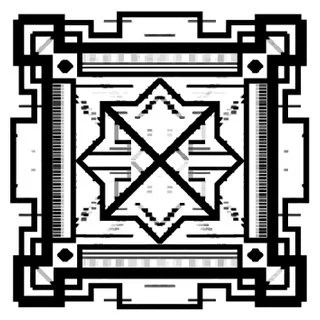
#> input picture Input_image.jpg, 320 x 320 px
$ jupyter execute Mathematical_Morphology_Image_Processing.ipynb
#> lines starting #> are read from the running program, lines starting #| are printed output that depends on the picture; after the words box and inside, x2 and y2 are one past the last pixel; in counts of white or black regions, pixels touching at a corner belong together
# Mathematical Morphological Image Processing

A custom Python implementation of **binary mathematical morphology** for image processing, based on the methodology presented in the reference paper:

> **A Study on Image Processing Using Mathematical Morphological**
> K. A. M. Said and A. B. Jambek, 2016 3rd International Conference on Electronic Design (ICED).

## Reference Method

The primary implementation follows the paper's binary mathematical morphology workflow:

**Input Image → Grayscale → Binary Image → Structuring Element (SE) → Erosion → Dilation → Opening → Closing → White Top-Hat → Black Top-Hat → Mathematical Morphological Output → SE Comparison**

The main mathematical operations are defined as:

* **Opening** = Erosion followed by Dilation
* **Closing** = Dilation followed by Erosion
* **White Top-Hat (WTH)** = `IM − Opening`
* **Black Top-Hat (BTH)** = `Closing − IM`
* **Final Morphological Output** = `IM + WTH − BTH`

The reference paper applies the morphological operations to a **binary image** using rectangular structuring elements and evaluates several SE configurations, including **3 × 8, 4 × 8, 5 × 8, and 6 × 8**. A **4 × 8 rectangular SE** is selected in the paper for its particular input image.

## Implementation

The core morphological operations are implemented using **custom Python functions** rather than existing built-in morphology operations.

The implementation does not use:

* OpenCV erosion or dilation functions
* OpenCV morphological operations
* SciPy binary morphology
* `sliding_window_view`
* `einsum`

for the core erosion and dilation implementation.

The morphology operations are implemented directly using the structuring element and pixel-level logical operations, providing explicit control over the algorithm.

## Processing Modes

Two processing configurations are available:

### 1. Reference / Binary Mode

The primary mode follows the **binary mathematical morphology workflow described in the reference paper**.

It includes:

* Custom grayscale conversion
* Custom Otsu thresholding
* Binary image generation
* Rectangular structuring element
* Custom erosion
* Custom dilation
* Opening
* Closing
* White Top-Hat
* Black Top-Hat
* Final morphological recombination
* Structuring-element comparison

### 2. Adaptive / Grayscale Extension

An additional engineering extension is provided for broader experimentation.

This mode:

* Preserves the same morphological concepts
* Supports grayscale intensity information
* Allows dynamically selected structuring-element dimensions
* Provides an alternative configuration for images with different resolutions

This grayscale/adaptive functionality is an **extension of the implementation** and is not presented as a claim about the methodology used in the reference paper.

## Purpose

The project demonstrates how fundamental mathematical morphology operations can be implemented **from scratch**, while maintaining a clear connection between the mathematical definitions, algorithmic implementation, experimental configuration, and resulting image transformations.

## 1. Method / Technique Applied

### 1.1 Binary Mathematical Morphology

The primary implementation uses **binary mathematical morphology**, where:

* Background = `0`
* Foreground = `1`

For each active position of the structuring element (SE), **erosion** requires all corresponding image pixels to be foreground, while **dilation** requires at least one corresponding image pixel to be foreground.

The compound morphological operations are:

```text
Opening = Erosion → Dilation

Closing = Dilation → Erosion
```

The top-hat transformations are:

```text
White Top-Hat = Input − Opening

Black Top-Hat = Closing − Input
```

The final morphological expression follows the reference paper:

```text
Output = Input + White Top-Hat − Black Top-Hat
```

For binary input, this recombination can reconstruct the original binary image. Therefore, the intermediate results—particularly erosion, dilation, opening, closing, WTH, and BTH—are important for observing the structural effects produced by the selected SE.

### 1.2 Structuring Element Strategy

The implementation supports two structuring-element configurations:

* **Paper SE:** a fixed `4 × 8` rectangular SE corresponding to the primary configuration used in the reference paper.
* **Adaptive SE:** a dynamically derived rectangular SE based on the input image dimensions while maintaining approximately the same `1:2` height-to-width relationship.

The adaptive configuration also applies size bounds to prevent excessively large structuring elements when processing very small or very large images.

The fixed **4 × 8** configuration is used as the primary paper-oriented setting, while adaptive selection is provided as an additional engineering feature for reusable image processing.

### 1.3 Grayscale Morphology Extension

The implementation also provides an optional grayscale morphology mode.

For grayscale images:

* **Erosion** uses the minimum intensity value among the active SE positions.
* **Dilation** uses the maximum intensity value among the active SE positions.

Unlike binary processing, grayscale morphology preserves continuous intensity information that would otherwise be discarded during binarization. This allows opening, closing, White Top-Hat, and Black Top-Hat operations to be explored directly in the intensity domain.

The grayscale and adaptive functionality is explicitly treated as an **implementation extension** and is separate from the primary binary morphology workflow used for reproducing the reference method.

## 2. Required Image / Input

The notebook accepts a **user-selected input image** rather than depending on a fixed filename such as `Input_image.jpg`. The input is detected and processed automatically after upload.

### Supported Formats

The implementation supports common image formats, including:

* JPEG / JPG
* PNG
* BMP
* TIFF / TIF
* WEBP

### Colab Input

In Google Colab, run the input cell and upload any supported image. The notebook automatically detects the uploaded filename and uses it as the processing input.

### Local / Jupyter Input

For local or Jupyter execution, set `LOCAL_IMAGE_PATH` to the desired image path and configure:

```text
USE_COLAB_UPLOAD = False
```

This allows the same implementation to be used outside Google Colab without modifying the core processing functions.

### Image Resolution

The implementation does not require a fixed image resolution. The input dimensions are detected automatically.

When adaptive SE selection is enabled, the structuring element is derived from the image dimensions while maintaining the intended aspect-ratio relationship and applying appropriate size bounds.

### Reproducibility

For reproduction of the primary reference-paper configuration, use:

```text
SE_MODE = "paper"
PAPER_SE = (4, 8)
PROCESSING_MODE = "binary"
```

This configuration uses the fixed **4 × 8 rectangular structuring element** and binary processing mode, providing a consistent baseline for reproducing the main experiment.

[cell 1]
# ============================================================
# 3. Environment and Configuration
# ============================================================

from pathlib import Path
from typing import Dict, Tuple, Optional

import numpy as np
import matplotlib.pyplot as plt
from PIL import Image

# -----------------------------
# Input configuration
# -----------------------------

USE_COLAB_UPLOAD = True

# Used when USE_COLAB_UPLOAD = False.
LOCAL_IMAGE_PATH = Path("Input_image.jpg")

# -----------------------------
# Processing configuration
# -----------------------------

# "binary"    -> reference-paper workflow
# "grayscale" -> intensity-domain extension
PROCESSING_MODE = "binary"

# "paper"     -> exact 4 x 8 SE from the reference paper
# "adaptive"  -> dynamically derived from image dimensions
SE_MODE = "paper"

PAPER_SE = (4, 8)

# Adaptive SE configuration.
# The reference SE has a 1:2 height:width ratio.
ADAPTIVE_HEIGHT_RATIO = 0.006
ADAPTIVE_MIN_HEIGHT = 3
ADAPTIVE_MAX_HEIGHT = 31
ADAPTIVE_WIDTH_RATIO = 2.0

# Comparison required by the reference experiment.
REFERENCE_SE_CANDIDATES = [
    (3, 8),
    (4, 8),
    (5, 8),
    (6, 8),
]

# -----------------------------
# Numerical / visualization
# -----------------------------

DISPLAY_MAX_SIDE = 1400

SUPPORTED_EXTENSIONS = {
    ".jpg", ".jpeg", ".png", ".bmp",
    ".tif", ".tiff", ".webp"
}

print("Configuration loaded.")
print(f"Processing mode : {PROCESSING_MODE}")
print(f"SE mode         : {SE_MODE}")

[cell 2]
# ============================================================
# 4. Input Handling
# ============================================================

def upload_image_from_colab() -> Path:
    """
    Upload an image interactively in Google Colab.

    The user selects the file; no hardcoded filename is required.
    """
    try:
        from google.colab import files
    except ImportError as exc:
        raise RuntimeError(
            "Colab upload is enabled, but this notebook is not running "
            "inside Google Colab. Set USE_COLAB_UPLOAD = False for local use."
        ) from exc

    uploaded = files.upload()
#> the answer given: Input_image.jpg

    if not uploaded:
        raise ValueError("No image was uploaded.")

    uploaded_names = [
        name for name in uploaded
        if Path(name).suffix.lower() in SUPPORTED_EXTENSIONS
    ]

    if not uploaded_names:
        raise ValueError(
            "No supported image file was uploaded. "
            f"Supported extensions: {sorted(SUPPORTED_EXTENSIONS)}"
        )

    # Deterministic selection if multiple valid images are uploaded.
    selected_name = sorted(uploaded_names)[0]
    return Path(selected_name)


def resolve_input_path() -> Path:
    """
    Resolve the input image from Colab upload or local configuration.
    """
    if USE_COLAB_UPLOAD:
        path = upload_image_from_colab()
    else:
        path = Path(LOCAL_IMAGE_PATH)

    if not path.exists():
        raise FileNotFoundError(f"Image not found: {path}")

    if path.suffix.lower() not in SUPPORTED_EXTENSIONS:
        raise ValueError(
            f"Unsupported image format: {path.suffix}. "
            f"Supported extensions: {sorted(SUPPORTED_EXTENSIONS)}"
        )

    return path


def load_rgb_image(path: Path) -> np.ndarray:
    """
    Load an image as an RGB uint8 array.

    PIL is used only for file decoding. Morphological processing
    is implemented separately by this notebook.
    """
    with Image.open(path) as image:
#> image is the input picture: PIL image 320x320 RGB; min 0, max 255, mean 156.6
        rgb = image.convert("RGB")
        array = np.asarray(rgb, dtype=np.uint8)

    if array.ndim != 3 or array.shape[2] != 3:
        raise ValueError("Decoded image is not a valid RGB image.")

    return array


def rgb_to_grayscale(rgb: np.ndarray) -> np.ndarray:
    """
    Convert RGB to grayscale using the standard luminance coefficients.

    This conversion is implemented directly rather than using an
    image-processing library conversion function.
    """
    rgb = np.asarray(rgb)

    if rgb.ndim != 3 or rgb.shape[2] != 3:
        raise ValueError("RGB input must have shape (height, width, 3).")

    rgb_float = rgb.astype(np.float32)

    gray = (
        0.299 * rgb_float[:, :, 0]
        + 0.587 * rgb_float[:, :, 1]
        + 0.114 * rgb_float[:, :, 2]
    )

    return np.clip(np.rint(gray), 0, 255).astype(np.uint8)


IMAGE_PATH = resolve_input_path()
RGB_IMAGE = load_rgb_image(IMAGE_PATH)
GRAY_IMAGE = rgb_to_grayscale(RGB_IMAGE)

print(f"Input file      : {IMAGE_PATH.name}")
print(f"Image dimensions: {GRAY_IMAGE.shape[0]} × {GRAY_IMAGE.shape[1]}")
#| Image dimensions: 320 × 320
print(f"Color channels  : {RGB_IMAGE.shape[2]}")
#| Color channels  : 3

[cell 3]
# ============================================================
# 5. Custom Otsu Thresholding
# ============================================================

def otsu_threshold(gray: np.ndarray) -> int:
    """
    Compute Otsu's global threshold from scratch.

    No OpenCV/scikit-image threshold function is used.

    Returns an integer threshold in [0, 255].
    """
    gray = np.asarray(gray)

    if gray.ndim != 2:
        raise ValueError("Otsu thresholding requires a 2D grayscale image.")

    if gray.dtype != np.uint8:
        gray = np.clip(gray, 0, 255).astype(np.uint8)

    histogram = np.bincount(
        gray.ravel(),
        minlength=256
    ).astype(np.float64)
#> histogram = 256 values, max 28517 at index 255, min 45 at index 123, mean 400

    total_pixels = gray.size
    intensity_levels = np.arange(256, dtype=np.float64)

    total_weighted_sum = np.sum(
        intensity_levels * histogram
    )
#> total_weighted_sum = 16033122

    background_weight = 0.0
    background_sum = 0.0

    best_threshold = 0
    best_between_class_variance = -1.0

    for threshold in range(256):
        background_weight += histogram[threshold]

        if background_weight == 0:
            continue

        foreground_weight = total_pixels - background_weight

        if foreground_weight == 0:
            break

        background_sum += (
            threshold * histogram[threshold]
        )

        background_mean = (
            background_sum / background_weight
        )

        foreground_mean = (
            (total_weighted_sum - background_sum)
            / foreground_weight
        )

        between_class_variance = (
            background_weight
            * foreground_weight
            * (background_mean - foreground_mean) ** 2
        )

        if between_class_variance > best_between_class_variance:
            best_between_class_variance = between_class_variance
            best_threshold = threshold
#> this loop made 256 passes
#> (background_weight, foreground_weight, background_sum, background_mean, foreground_mean, best_between_class_variance) on passes 1 to 8: (9870, 92530, 0, 0, 173.3, 2.74e+13), (16477, 85923, 6607, 0.401, 186.5, 4.9e+13), (19982, 82418, 13617, 0.681, 194.4, 6.18e+13), (22550, 79850, 21321, 0.945, 200.5, 7.17e+13), (24063, 78337, 27373, 1.14, 204.3, 7.78e+13), (25338, 77062, 33748, 1.33, 207.6, 8.31e+13), (26306, 76094, 39556, 1.5, 210.2, 8.72e+13), (26968, 75432, 44190, 1.64, 212, 9e+13)

    return int(best_threshold)


def binarize(gray: np.ndarray, threshold: int) -> np.ndarray:
    """
    Convert grayscale intensities to a binary 0/1 image.
    """
#> called with threshold = 130
    gray = np.asarray(gray)

    if gray.ndim != 2:
        raise ValueError("Input must be a 2D grayscale image.")

    return (gray >= threshold).astype(np.uint8)
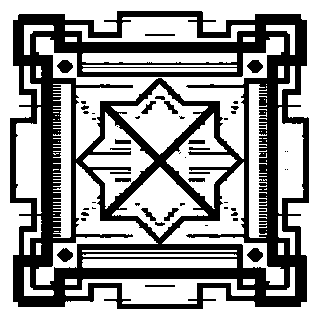
#> returned value: shape (320, 320); values 0 (black) and 1 (white), 61.9% white; 54 black regions (29 under 20 px), largest, box (x1, y1, x2, y2) and area: (10, 11, 309, 309) 37180, (247, 248, 263, 262) 150, (57, 60, 73, 73) 146


OTSU_THRESHOLD = otsu_threshold(GRAY_IMAGE)
BINARY_IMAGE = binarize(GRAY_IMAGE, OTSU_THRESHOLD)

print(f"Custom Otsu threshold: {OTSU_THRESHOLD}")
#| Custom Otsu threshold: 130
print(f"Foreground pixels    : {np.count_nonzero(BINARY_IMAGE):,}")
#| Foreground pixels    : 63,383
print(f"Background pixels    : {BINARY_IMAGE.size - np.count_nonzero(BINARY_IMAGE):,}")
#| Background pixels    : 39,017

[cell 4]
# ============================================================
# 6. Dynamic Structuring Element
# ============================================================

def rectangular_structuring_element(
    height: int,
    width: int
) -> np.ndarray:
    """
    Create a binary rectangular structuring element.

    The SE is represented using 0/1 values.
    """
    if height < 1 or width < 1:
        raise ValueError("SE dimensions must be positive integers.")

    return np.ones(
        (int(height), int(width)),
        dtype=np.uint8
    )


# [30 lines left out: function adaptive_se_shape, not called in this run]


def build_structuring_element(
    image_shape: Tuple[int, int],
    mode: str
) -> np.ndarray:
    """
    Build either the exact paper SE or a resolution-aware SE.
    """
    mode = mode.lower().strip()

    if mode == "paper":
        height, width = PAPER_SE
    elif mode == "adaptive":
        height, width = adaptive_se_shape(image_shape)
    else:
        raise ValueError("SE mode must be 'paper' or 'adaptive'.")

    return rectangular_structuring_element(height, width)


SE = build_structuring_element(
    GRAY_IMAGE.shape,
    SE_MODE
)

print(f"Selected SE mode : {SE_MODE}")
print(f"Selected SE size : {SE.shape[0]} × {SE.shape[1]}")
#| Selected SE size : 4 × 8

[cell 5]
# ============================================================
# 7. Custom Mathematical Morphology
# ============================================================

class MathematicalMorphology:
    """
    Custom mathematical morphology implementation.

    Core operations are implemented directly with NumPy array
    operations and explicit SE-position iteration.

    No OpenCV/SciPy morphology function is used.

    Supported modes:
        - binary
        - grayscale
    """

    def __init__(self, structuring_element: np.ndarray):
        se = np.asarray(structuring_element)

        if se.ndim != 2 or se.size == 0:
            raise ValueError("SE must be a non-empty 2D array.")

        if not np.all(np.isin(se, [0, 1])):
            raise ValueError("SE must contain only 0 and 1.")

        if not np.any(se):
            raise ValueError("SE must contain at least one active position.")

        self.se = se.astype(np.uint8)
        self.height, self.width = self.se.shape

        # Explicit deterministic anchor convention.
        # For even-sized SEs, floor(dimension / 2) is used.
        # This matches the conventional center-index choice used by
        # common morphology implementations.
        self.anchor_row = self.height // 2
        self.anchor_col = self.width // 2

        self.active_offsets = [
            (
                row - self.anchor_row,
                col - self.anchor_col
            )
            for row in range(self.height)
            for col in range(self.width)
            if self.se[row, col] == 1
        ]

    # [13 lines left out: function _validate_grayscale, not called in this run]

    def _validate_binary(self, image: np.ndarray) -> np.ndarray:
        image = np.asarray(image)

        if image.ndim != 2:
            raise ValueError("Binary image must be a 2D array.")

        if image.size == 0:
            raise ValueError("Binary image cannot be empty.")

        if not np.all((image == 0) | (image == 1)):
            raise ValueError("Binary image must contain only 0 and 1.")

        return image.astype(np.uint8)

    def _shifted_view(
        self,
        image: np.ndarray,
        row_offset: int,
        col_offset: int,
        fill_value: int
    ) -> np.ndarray:
        """
        Return an image aligned to the current output coordinate system.

        For every output coordinate (r, c), the returned array contains
        image[r + row_offset, c + col_offset] when that source coordinate
        exists. Pixels outside the image domain receive fill_value.

        This explicit implementation replaces library
        morphology/window functions.
        """
        height, width = image.shape

        output = np.full(
            (height, width),
            fill_value,
            dtype=image.dtype
        )

        source_row_start = max(0, row_offset)
        source_row_end = min(height, height + row_offset)
        source_col_start = max(0, col_offset)
        source_col_end = min(width, width + col_offset)

        target_row_start = max(0, -row_offset)
        target_row_end = target_row_start + (
            source_row_end - source_row_start
        )

        target_col_start = max(0, -col_offset)
        target_col_end = target_col_start + (
            source_col_end - source_col_start
        )

        if (
            source_row_end > source_row_start
            and source_col_end > source_col_start
        ):
            output[
                target_row_start:target_row_end,
                target_col_start:target_col_end
            ] = image[
                source_row_start:source_row_end,
                source_col_start:source_col_end
            ]

        return output

    def erosion_binary(self, image: np.ndarray) -> np.ndarray:
        """
        Binary erosion.

        A pixel remains foreground only if all active SE positions
        overlap foreground pixels.
        """
        image = self._validate_binary(image)

        result = np.ones_like(image, dtype=np.uint8)

        for row_offset, col_offset in self.active_offsets:
            shifted = self._shifted_view(
                image,
                row_offset,
                col_offset,
                fill_value=0
            )
            result = np.logical_and(
                result == 1,
                shifted == 1
            ).astype(np.uint8)
#> this loop made 32 passes
#> pass 1, in erosion_binary, `shifted = self._shifted_view( image, row_offset, col_offset, fill_valu..`:
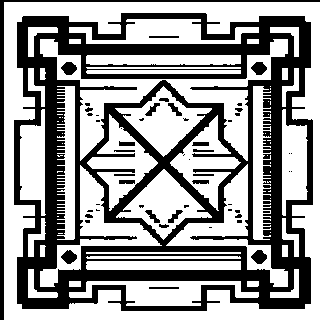
#> shifted: shape (320, 320); values 0 (black) and 1 (white), 60% white; 55 black regions (29 under 20 px), largest, box (x1, y1, x2, y2) and area: (14, 13, 313, 311) 37180, (0, 0, 320, 320) 1912, (251, 250, 267, 264) 150
#> pass 2, in erosion_binary, `shifted = self._shifted_view( image, row_offset, col_offset, fill_valu..`:
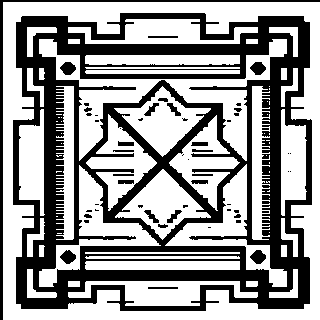
#> shifted: shape (320, 320); values 0 (black) and 1 (white), 60.3% white; 55 black regions (29 under 20 px), largest, box (x1, y1, x2, y2) and area: (13, 13, 312, 311) 37180, (0, 0, 320, 320) 1594, (250, 250, 266, 264) 150
#> pass 2, in erosion_binary, `result = np.logical_and( result == 1, shifted == 1 ).astype(np.uint8)`:
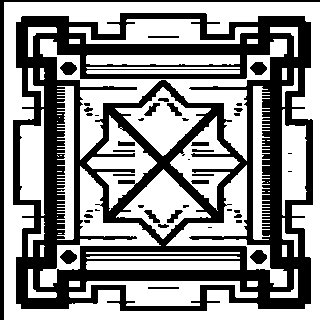
#> result: shape (320, 320); values 0 (black) and 1 (white), 57.5% white; 44 black regions (19 under 20 px), largest, box (x1, y1, x2, y2) and area: (13, 13, 313, 311) 39650, (0, 0, 320, 320) 1912, (250, 250, 267, 264) 164
#> pass 3, in erosion_binary, `shifted = self._shifted_view( image, row_offset, col_offset, fill_valu..`:
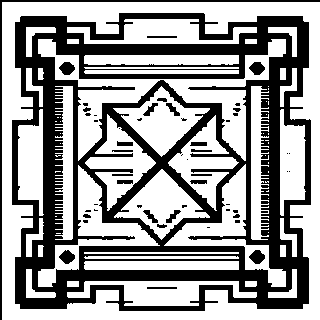
#> shifted: shape (320, 320); values 0 (black) and 1 (white), 60.7% white; 55 black regions (29 under 20 px), largest, box (x1, y1, x2, y2) and area: (12, 13, 311, 311) 37180, (0, 0, 320, 320) 1276, (249, 250, 265, 264) 150

        return result

    def dilation_binary(self, image: np.ndarray) -> np.ndarray:
        """
        Binary dilation.

        A pixel becomes foreground if at least one active SE position
        overlaps a foreground pixel.
        """
        image = self._validate_binary(image)

        result = np.zeros_like(image, dtype=np.uint8)

        for row_offset, col_offset in self.active_offsets:
            shifted = self._shifted_view(
                image,
                row_offset,
                col_offset,
                fill_value=0
            )
            result = np.logical_or(
                result == 1,
                shifted == 1
            ).astype(np.uint8)
#> (the rest of the program and of its run is left out)
